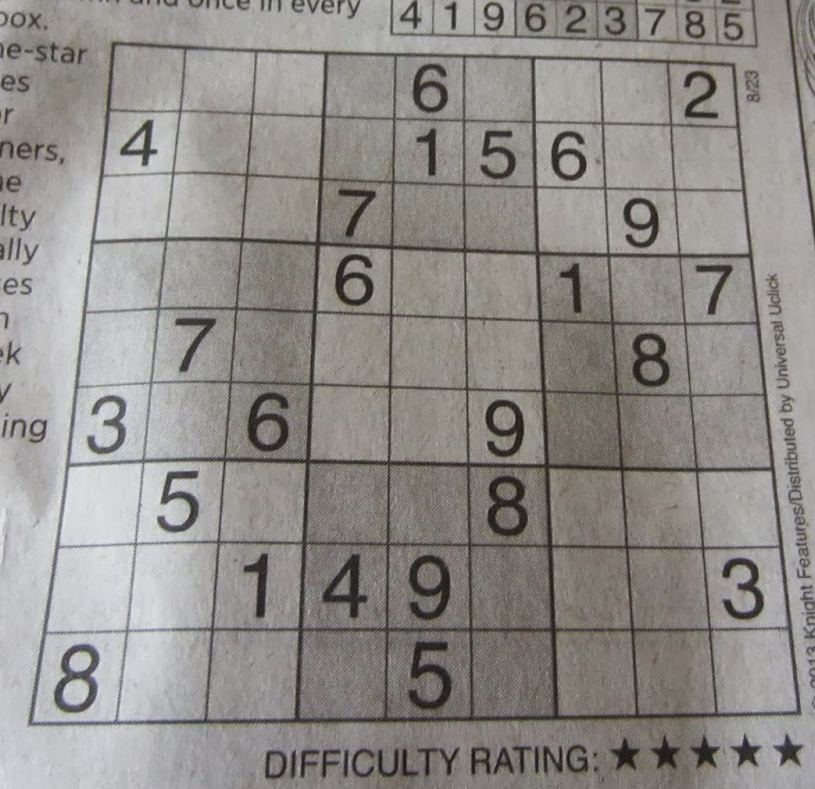
#> input picture images/sudoku.png, 815 x 789 px
$ python Thresholding.py
#> lines starting #> are read from the running program, lines starting #| are printed output that depends on the picture; after the words box and inside, x2 and y2 are one past the last pixel; in counts of white or black regions, pixels touching at a corner belong together
import cv2
from matplotlib import pyplot as plt

def ShowImgWithMatplotlib(colorImg, title, pos):
    imgRGB=colorImg[:, :, ::-1]
    ax=plt.subplot(3, 3, pos)
    plt.imshow(imgRGB)
    plt.title(title)
    plt.axis('off')

fig=plt.figure(figsize=(9, 9))
plt.suptitle("Thresholding example", fontsize=14, fontweight='bold')
fig.patch.set_facecolor('silver')

image=cv2.imread('images/sudoku.png')
#> image is the input picture: shape (789, 815, 3); mean B, G, R 136.9, 140.8, 143.8
grayImage=cv2.cvtColor(image, cv2.COLOR_BGR2GRAY)
ShowImgWithMatplotlib(cv2.cvtColor(grayImage, cv2.COLOR_GRAY2BGR), "img", 1)

ret1, thresh1=cv2.threshold(grayImage, 60, 255, cv2.THRESH_BINARY)
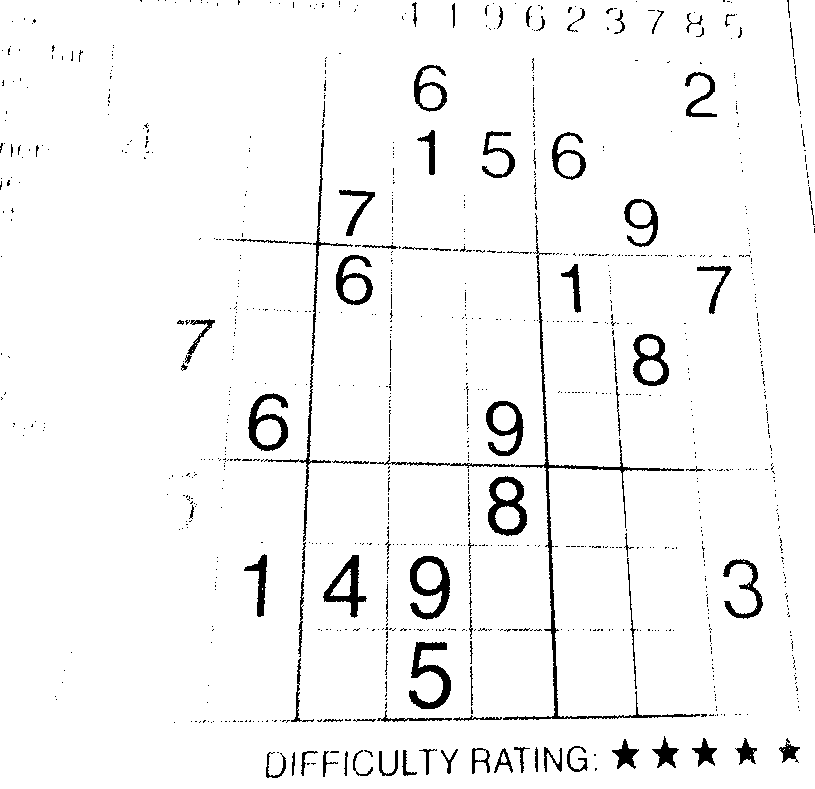
#> thresh1: shape (789, 815); 95.9% white; 1037 black regions (941 under 20 px), largest, box (x1, y1, x2, y2) and area: (370, 225, 700, 720) 2880, (409, 642, 451, 709) 1125, (410, 556, 450, 620) 1117
ret2, thresh2=cv2.threshold(grayImage, 70, 255, cv2.THRESH_BINARY)
#> thresh2: shape (789, 815); 94.4% white; 1033 black regions (909 under 20 px), largest, box (x1, y1, x2, y2) and area: (217, 53, 733, 723) 9962, (409, 642, 452, 710) 1245, (409, 555, 450, 620) 1205
ret3, thresh3=cv2.threshold(grayImage, 80, 255, cv2.THRESH_BINARY)
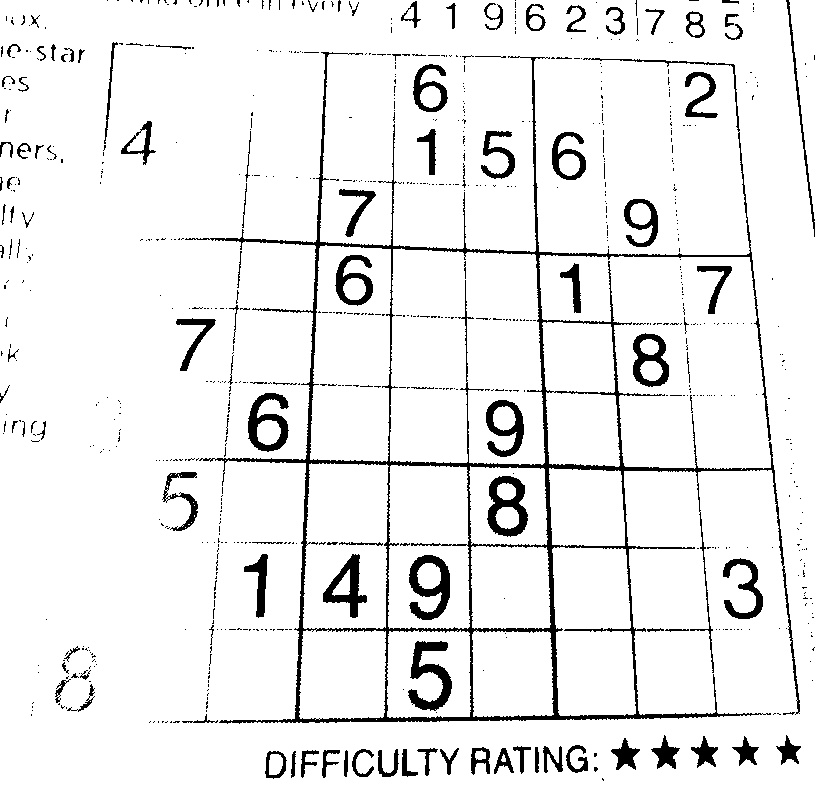
#> thresh3: shape (789, 815); 92.7% white; 799 black regions (679 under 20 px), largest, box (x1, y1, x2, y2) and area: (185, 52, 800, 724) 18112, (408, 641, 452, 711) 1366, (409, 555, 450, 620) 1328
ret4, thresh4=cv2.threshold(grayImage, 90, 255, cv2.THRESH_BINARY)
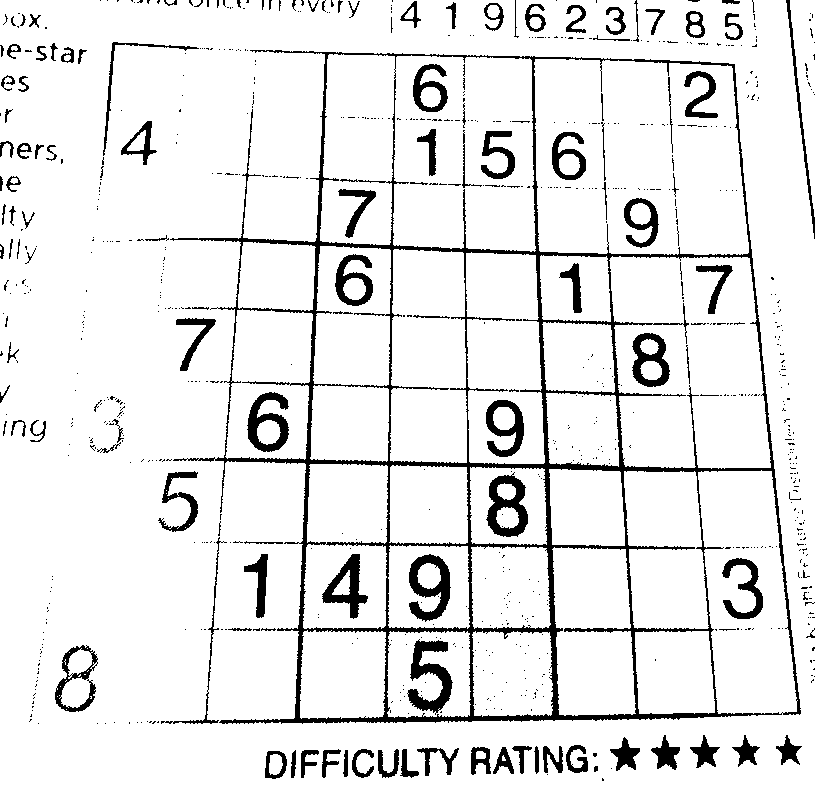
#> thresh4: shape (789, 815); 90.8% white; 856 black regions (729 under 20 px), largest, box (x1, y1, x2, y2) and area: (170, 50, 801, 724) 25157, (407, 639, 453, 715) 1528, (409, 554, 451, 622) 1428
ret5, thresh5=cv2.threshold(grayImage, 100, 255, cv2.THRESH_BINARY)
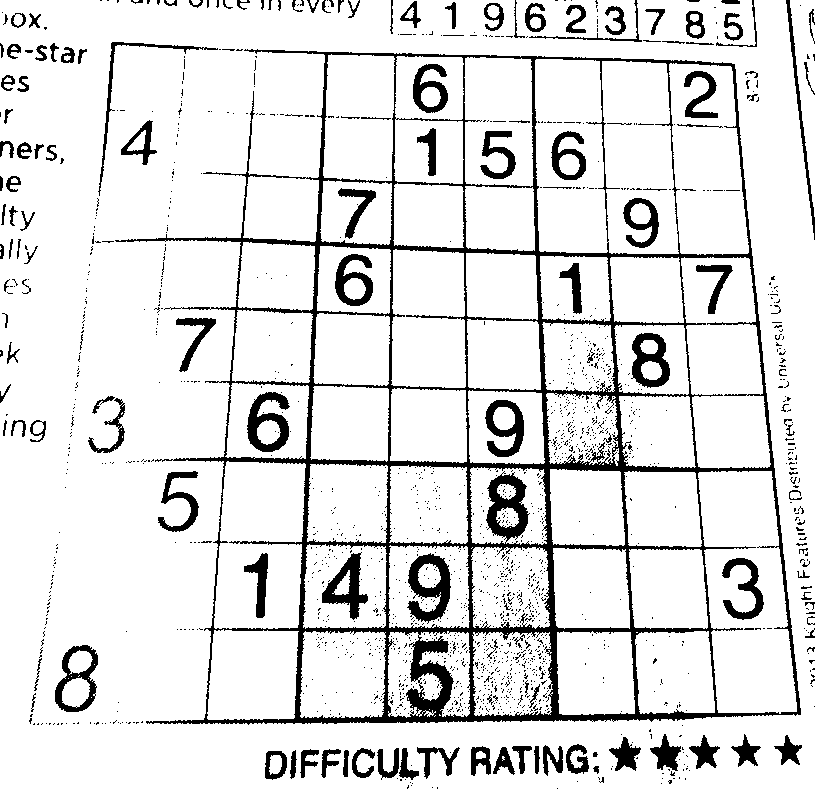
#> thresh5: shape (789, 815); 88.2% white; 1799 black regions (1649 under 20 px), largest, box (x1, y1, x2, y2) and area: (115, 49, 801, 725) 38331, (407, 553, 451, 624) 1588, (247, 392, 290, 452) 1304
ret6, thresh6=cv2.threshold(grayImage, 110, 255, cv2.THRESH_BINARY)
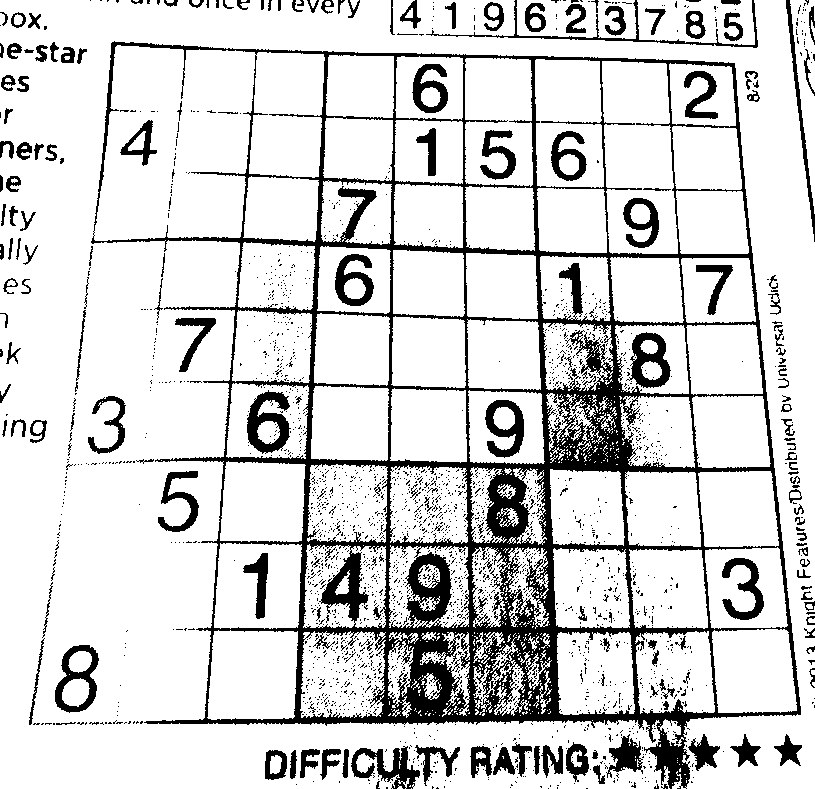
#> thresh6: shape (789, 815); 83.3% white; 2496 black regions (2308 under 20 px), largest, box (x1, y1, x2, y2) and area: (91, 41, 801, 789) 66438, (247, 390, 291, 454) 1451, (351, 746, 420, 789) 1268
ret7, thresh7=cv2.threshold(grayImage, 120, 255, cv2.THRESH_BINARY)
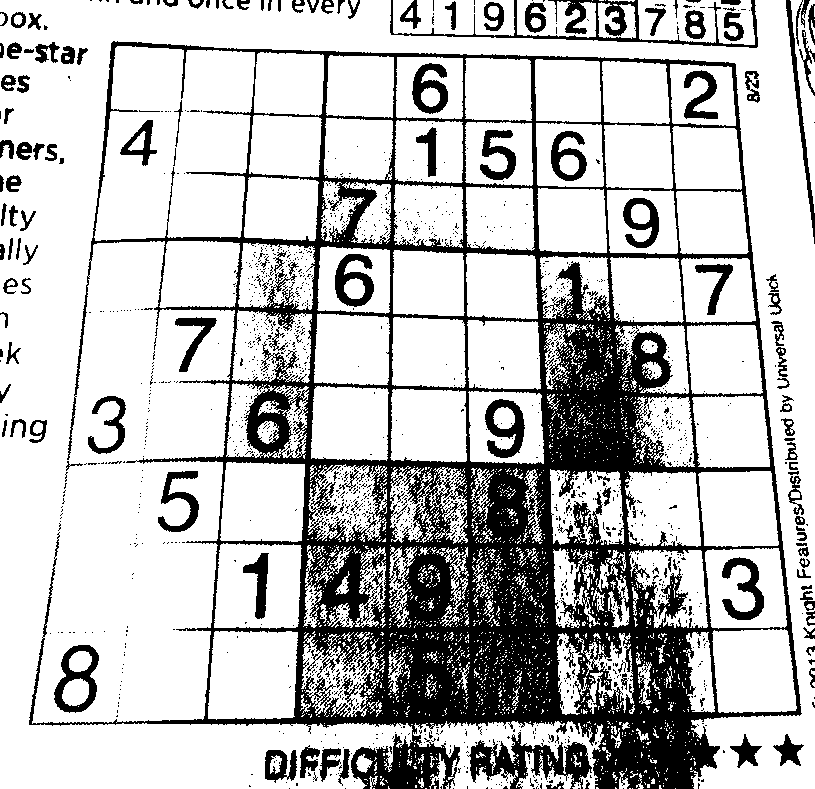
#> thresh7: shape (789, 815); 74.7% white; 1643 black regions (1488 under 20 px), largest, box (x1, y1, x2, y2) and area: (29, 41, 802, 789) 124586, (467, 732, 592, 789) 3102, (390, 0, 758, 48) 2751
ret8, thresh8=cv2.threshold(grayImage, 130, 255, cv2.THRESH_BINARY)
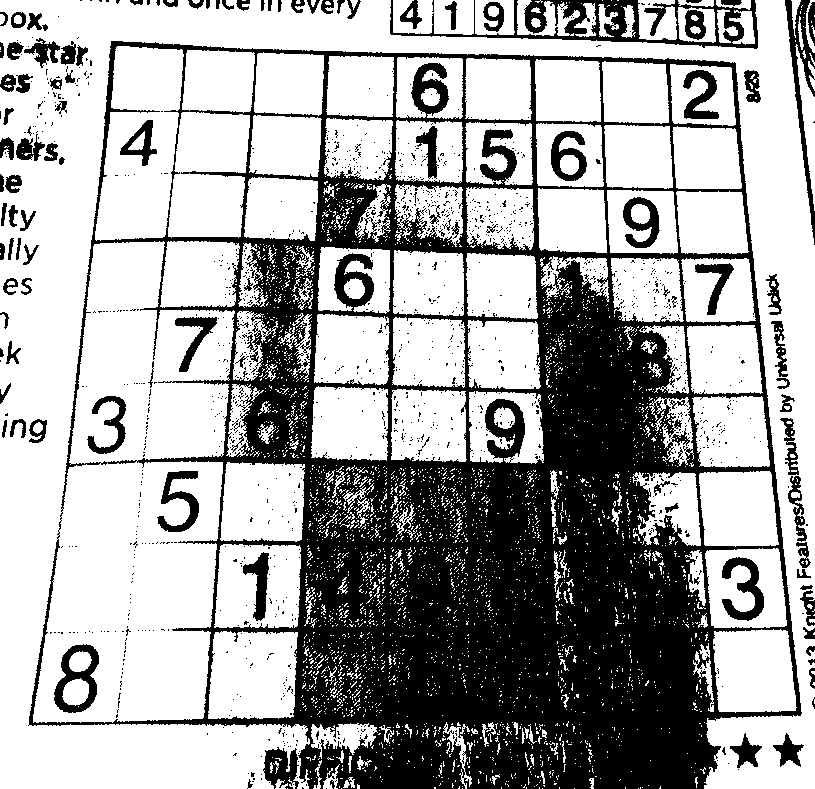
#> thresh8: shape (789, 815); 65% white; 1453 black regions (1340 under 20 px), largest, box (x1, y1, x2, y2) and area: (28, 41, 802, 789) 191227, (390, 0, 758, 49) 5047, (785, 0, 815, 245) 1859

ShowImgWithMatplotlib(cv2.cvtColor(thresh1, cv2.COLOR_GRAY2BGR), "threshold = 60", 2)
ShowImgWithMatplotlib(cv2.cvtColor(thresh2, cv2.COLOR_GRAY2BGR), "threshold = 70", 3)
ShowImgWithMatplotlib(cv2.cvtColor(thresh3, cv2.COLOR_GRAY2BGR), "threshold = 80", 4)
ShowImgWithMatplotlib(cv2.cvtColor(thresh4, cv2.COLOR_GRAY2BGR), "threshold = 90", 5)
ShowImgWithMatplotlib(cv2.cvtColor(thresh5, cv2.COLOR_GRAY2BGR), "threshold = 100", 6)
ShowImgWithMatplotlib(cv2.cvtColor(thresh6, cv2.COLOR_GRAY2BGR), "threshold = 110", 7)
ShowImgWithMatplotlib(cv2.cvtColor(thresh7, cv2.COLOR_GRAY2BGR), "threshold = 120", 8)
ShowImgWithMatplotlib(cv2.cvtColor(thresh8, cv2.COLOR_GRAY2BGR), "threshold = 130", 9)
plt.show()

$ run again, with images/cat.png copied over images/sudoku.png
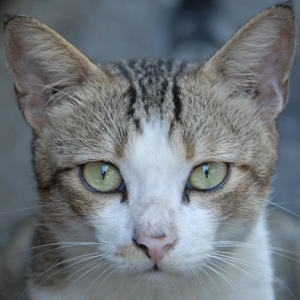
#> input picture images/cat.png, 300 x 300 px
#> image is the input picture: shape (300, 300, 3); mean B, G, R 123, 118.5, 112.1
#> `ret1, thresh1=cv2.threshold(grayImage, 60, 255, cv2.THRESH_BINARY)`:
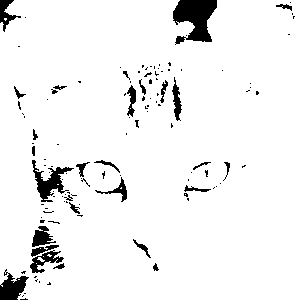
#> thresh1: shape (300, 300); 94.3% white; 121 black regions (93 under 20 px), largest, box (x1, y1, x2, y2) and area: (173, 0, 217, 45) 1244, (32, 160, 74, 202) 628, (0, 269, 29, 300) 505
#> thresh2: shape (300, 300); 90.3% white; 122 black regions (88 under 20 px), largest, box (x1, y1, x2, y2) and area: (169, 0, 221, 49) 1906, (0, 245, 68, 300) 1788, (31, 128, 82, 214) 1185
#> thresh3: shape (300, 300); 85% white; 172 black regions (146 under 20 px), largest, box (x1, y1, x2, y2) and area: (0, 126, 128, 300) 6201, (165, 0, 223, 53) 2374, (0, 0, 31, 67) 1022
#> thresh4: shape (300, 300); 77% white; 241 black regions (209 under 20 px), largest, box (x1, y1, x2, y2) and area: (0, 82, 128, 300) 8431, (138, 0, 228, 115) 3874, (0, 0, 55, 85) 2139
#> thresh5: shape (300, 300); 62.9% white; 278 black regions (243 under 20 px), largest, box (x1, y1, x2, y2) and area: (0, 0, 128, 300) 19409, (109, 0, 236, 131) 5714, (238, 0, 300, 152) 3338
#> thresh6: shape (300, 300); 49.2% white; 132 white regions (115 under 20 px), largest, box (x1, y1, x2, y2) and area: (25, 10, 300, 300) 41985, (85, 166, 119, 191) 532, (88, 35, 123, 58) 334
#> thresh7: shape (300, 300); 39.6% white; 170 white regions (152 under 20 px), largest, box (x1, y1, x2, y2) and area: (33, 19, 300, 300) 32152, (226, 24, 275, 76) 948, (192, 163, 225, 189) 518
#> `ret8, thresh8=cv2.threshold(grayImage, 130, 255, cv2.THRESH_BINARY)`:
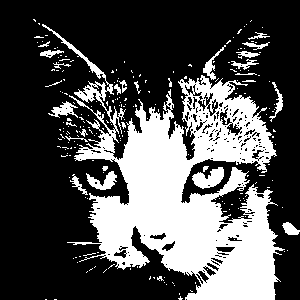
#> thresh8: shape (300, 300); 31.4% white; 224 white regions (196 under 20 px), largest, box (x1, y1, x2, y2) and area: (42, 24, 285, 300) 25356, (192, 167, 224, 189) 422, (86, 171, 117, 190) 293

$ run again, with images/leaf-noise.png copied over images/sudoku.png
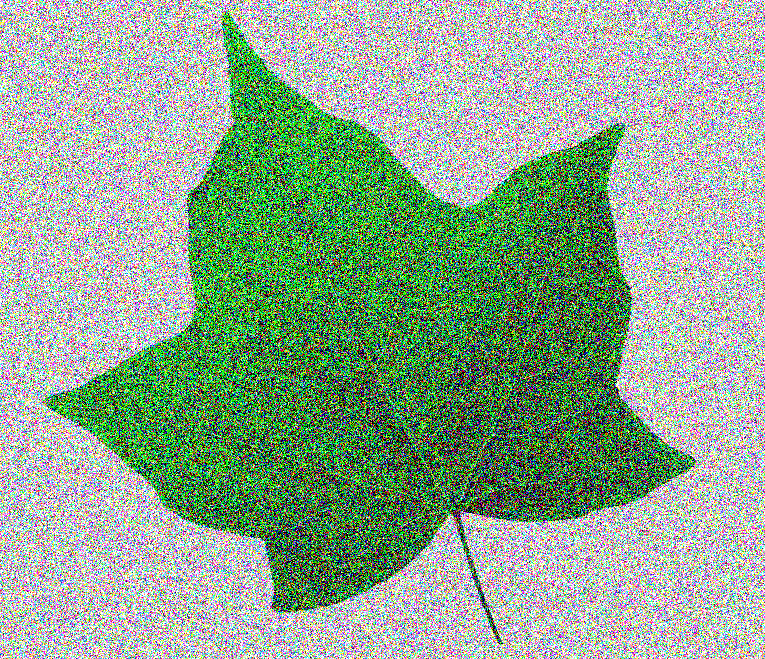
#> input picture images/leaf-noise.png, 765 x 659 px
#> image is the input picture: shape (659, 765, 3); mean B, G, R 143.7, 166.8, 143.8
#> thresh1: shape (659, 765); 86.5% white; black in thin lines or dots
#> thresh2: shape (659, 765); 84.1% white; black in thin lines or dots
#> thresh3: shape (659, 765); 81.6% white; black in thin lines or dots
#> thresh4: shape (659, 765); 79.2% white; black in thin lines or dots
#> thresh5: shape (659, 765); 76.4% white; black in thin lines or dots
#> thresh6: shape (659, 765); 73.3% white; black in thin lines or dots
#> thresh7: shape (659, 765); 70% white; black in thin lines or dots
#> `ret8, thresh8=cv2.threshold(grayImage, 130, 255, cv2.THRESH_BINARY)`:
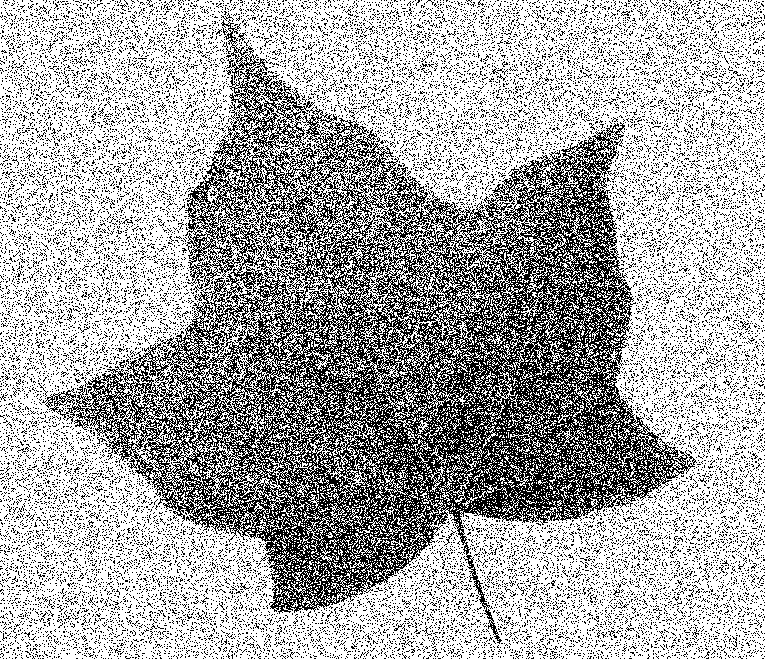
#> thresh8: shape (659, 765); 66.7% white; black in thin lines or dots
#> imgRGB: shape (659, 765, 3); 86.5% white; black in thin lines or dots
#> imgRGB: shape (659, 765, 3); 84.1% white; black in thin lines or dots
#> imgRGB: shape (659, 765, 3); 81.6% white; black in thin lines or dots
#> imgRGB: shape (659, 765, 3); 79.2% white; black in thin lines or dots
#> imgRGB: shape (659, 765, 3); 76.4% white; black in thin lines or dots
#> imgRGB: shape (659, 765, 3); 73.3% white; black in thin lines or dots
#> imgRGB: shape (659, 765, 3); 70% white; black in thin lines or dots
#> imgRGB: shape (659, 765, 3); 66.7% white; black in thin lines or dots
